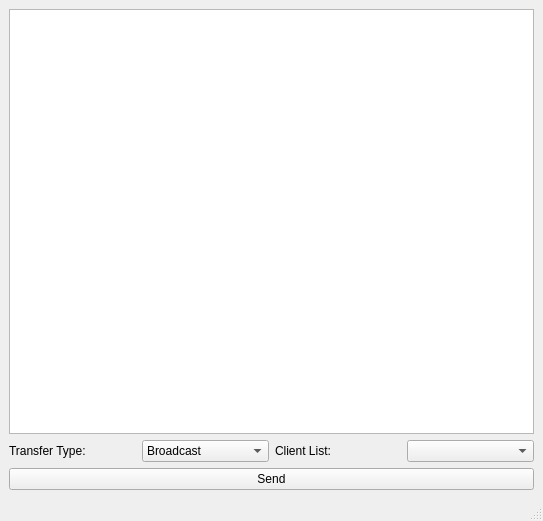
<?xml version="1.0" encoding="UTF-8"?>
<ui version="4.0">
 <class>MainWindow</class>
 <widget class="QMainWindow" name="MainWindow">
  <property name="geometry">
   <rect>
    <x>0</x>
    <y>0</y>
    <width>543</width>
    <height>521</height>
   </rect>
  </property>
  <property name="windowTitle">
   <string>MainWindow</string>
  </property>
  <widget class="QWidget" name="centralwidget">
   <layout class="QGridLayout" name="gridLayout">
    <item row="0" column="0">
     <widget class="QTextEdit" name="textEdit_Message"/>
    </item>
    <item row="1" column="0">
     <layout class="QHBoxLayout" name="horizontalLayout">
      <item>
       <widget class="QLabel" name="label">
        <property name="text">
         <string>Transfer Type:</string>
        </property>
       </widget>
      </item>
      <item>
       <widget class="QComboBox" name="comboBox_type">
        <item>
         <property name="text">
          <string>Broadcast</string>
         </property>
        </item>
        <item>
         <property name="text">
          <string>Receiver</string>
         </property>
        </item>
       </widget>
      </item>
      <item>
       <widget class="QLabel" name="label_2">
        <property name="text">
         <string>Client List:</string>
        </property>
       </widget>
      </item>
      <item>
       <widget class="QComboBox" name="comboBox_list"/>
      </item>
     </layout>
    </item>
    <item row="2" column="0">
     <widget class="QPushButton" name="pushButton_send">
      <property name="text">
       <string>Send</string>
      </property>
     </widget>
    </item>
   </layout>
  </widget>
  <widget class="QMenuBar" name="menubar">
   <property name="geometry">
    <rect>
     <x>0</x>
     <y>0</y>
     <width>543</width>
     <height>22</height>
    </rect>
   </property>
  </widget>
  <widget class="QStatusBar" name="statusbar"/>
 </widget>
 <resources/>
 <connections/>
</ui>
